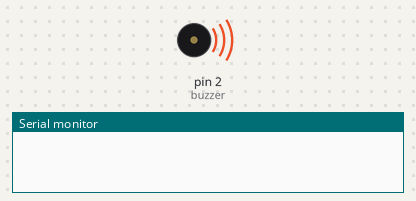
Recording of a sketch running on a simulated Arduino Uno, built with avr-gcc and run on an emulated ATmega328P. Parts: buzzer (waves = sounding), the last lines printed to the serial monitor.

Above: at 0.1 s.
At 95.8 s:
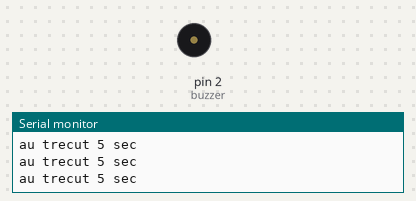
Timing chart, 0 to 97.3 s (numbered marks = the images above):
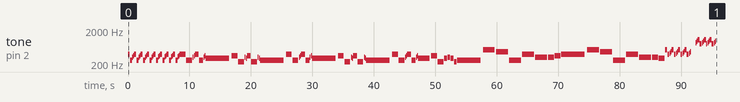

The sketch:

ardomusic.ino
```cpp
int counter = 0;
unsigned int t = 100;
unsigned long duration = 500;
int sped_up = 0;

#define NOTE_B0  31
#define NOTE_C1  33
#define NOTE_CS1 35
#define NOTE_D1  37
#define NOTE_DS1 39
#define NOTE_E1  41
#define NOTE_F1  44
#define NOTE_FS1 46
#define NOTE_G1  49
#define NOTE_GS1 52
#define NOTE_A1  55
#define NOTE_AS1 58
#define NOTE_B1  62
#define NOTE_C2  65
#define NOTE_CS2 69
#define NOTE_D2  73
#define NOTE_DS2 78
#define NOTE_E2  82
#define NOTE_F2  87
#define NOTE_FS2 93
#define NOTE_G2  98
#define NOTE_GS2 104
#define NOTE_A2  110
#define NOTE_AS2 117
#define NOTE_B2  123
#define NOTE_C3  131
#define NOTE_CS3 139
#define NOTE_D3  147
#define NOTE_DS3 156
#define NOTE_E3  165
#define NOTE_F3  175
#define NOTE_FS3 185
#define NOTE_G3  196
#define NOTE_GS3 208
#define NOTE_A3  220
#define NOTE_AS3 233
#define NOTE_B3  247
#define NOTE_C4  262
#define NOTE_CS4 277
#define NOTE_D4  294
#define NOTE_DS4 311
#define NOTE_E4  330
#define NOTE_F4  349
#define NOTE_FS4 370
#define NOTE_G4  392
#define NOTE_GS4 415
#define NOTE_A4  440
#define NOTE_AS4 466
#define NOTE_B4  494
#define NOTE_C5  523
#define NOTE_CS5 554
#define NOTE_D5  587
#define NOTE_DS5 622
#define NOTE_E5  659
#define NOTE_F5  698
#define NOTE_FS5 740
#define NOTE_G5  784
#define NOTE_GS5 831
#define NOTE_A5  880
#define NOTE_AS5 932
#define NOTE_B5  988
#define NOTE_C6  1047
#define NOTE_CS6 1109
#define NOTE_D6  1175
#define NOTE_DS6 1245
#define NOTE_E6  1319
#define NOTE_F6  1397
#define NOTE_FS6 1480
#define NOTE_G6  1568
#define NOTE_GS6 1661
#define NOTE_A6  1760
#define NOTE_AS6 1865
#define NOTE_B6  1976
#define NOTE_C7  2093
#define NOTE_CS7 2217
#define NOTE_D7  2349
#define NOTE_DS7 2489
#define NOTE_E7  2637
#define NOTE_F7  2794
#define NOTE_FS7 2960
#define NOTE_G7  3136
#define NOTE_GS7 3322
#define NOTE_A7  3520
#define NOTE_AS7 3729
#define NOTE_B7  3951
#define NOTE_C8  4186
#define NOTE_CS8 4435
#define NOTE_D8  4699
#define NOTE_DS8 4978
#define REST      0


// change this to make the song slower or faster
int tempo = 85;

// change this to whichever pin you want to use
int buzzer = 2;

// notes of the moledy followed by the duration.
// a 4 means a quarter note, 8 an eighteenth , 16 sixteenth, so on
// !!negative numbers are used to represent dotted notes,
// so -4 means a dotted quarter note, that is, a quarter plus an eighteenth!!
const int melody[] PROGMEM = {

  // Game of Thrones
  // Score available at https://musescore.com/user/8407786/scores/2156716

  NOTE_G4,8, NOTE_C4,8, NOTE_DS4,16, NOTE_F4,16, NOTE_G4,8, NOTE_C4,8, NOTE_DS4,16, NOTE_F4,16, //1
  NOTE_G4,8, NOTE_C4,8, NOTE_DS4,16, NOTE_F4,16, NOTE_G4,8, NOTE_C4,8, NOTE_DS4,16, NOTE_F4,16,
  NOTE_G4,8, NOTE_C4,8, NOTE_E4,16, NOTE_F4,16, NOTE_G4,8, NOTE_C4,8, NOTE_E4,16, NOTE_F4,16,
  NOTE_G4,8, NOTE_C4,8, NOTE_E4,16, NOTE_F4,16, NOTE_G4,8, NOTE_C4,8, NOTE_E4,16, NOTE_F4,16,
  NOTE_G4,-4, NOTE_C4,-4,//5

  NOTE_DS4,16, NOTE_F4,16, NOTE_G4,4, NOTE_C4,4, NOTE_DS4,16, NOTE_F4,16, //6
  NOTE_D4,-1, //7 and 8
  NOTE_F4,-4, NOTE_AS3,-4,
  NOTE_DS4,16, NOTE_D4,16, NOTE_F4,4, NOTE_AS3,-4,
  NOTE_DS4,16, NOTE_D4,16, NOTE_C4,-1, //11 and 12

  //repeats from 5
  NOTE_G4,-4, NOTE_C4,-4,//5

  NOTE_DS4,16, NOTE_F4,16, NOTE_G4,4, NOTE_C4,4, NOTE_DS4,16, NOTE_F4,16, //6
  NOTE_D4,-1, //7 and 8
  NOTE_F4,-4, NOTE_AS3,-4,
  NOTE_DS4,16, NOTE_D4,16, NOTE_F4,4, NOTE_AS3,-4,
  NOTE_DS4,16, NOTE_D4,16, NOTE_C4,-1, //11 and 12
  NOTE_G4,-4, NOTE_C4,-4,
  NOTE_DS4,16, NOTE_F4,16, NOTE_G4,4,  NOTE_C4,4, NOTE_DS4,16, NOTE_F4,16,

  NOTE_D4,-2,//15
  NOTE_F4,-4, NOTE_AS3,-4,
  NOTE_D4,-8, NOTE_DS4,-8, NOTE_D4,-8, NOTE_AS3,-8,
  NOTE_C4,-1,
  NOTE_C5,-2,
  NOTE_AS4,-2,
  NOTE_C4,-2,
  NOTE_G4,-2,
  NOTE_DS4,-2,
  NOTE_DS4,-4, NOTE_F4,-4,
  NOTE_G4,-1,

  NOTE_C5,-2,//28
  NOTE_AS4,-2,
  NOTE_C4,-2,
  NOTE_G4,-2,
  NOTE_DS4,-2,
  NOTE_DS4,-4, NOTE_D4,-4,
  NOTE_C5,8, NOTE_G4,8, NOTE_GS4,16, NOTE_AS4,16, NOTE_C5,8, NOTE_G4,8, NOTE_GS4,16, NOTE_AS4,16,
  NOTE_C5,8, NOTE_G4,8, NOTE_GS4,16, NOTE_AS4,16, NOTE_C5,8, NOTE_G4,8, NOTE_GS4,16, NOTE_AS4,16,

  REST,4, NOTE_GS5,16, NOTE_AS5,16, NOTE_C6,8, NOTE_G5,8, NOTE_GS5,16, NOTE_AS5,16,
  NOTE_C6,8, NOTE_G5,16, NOTE_GS5,16, NOTE_AS5,16, NOTE_C6,8, NOTE_G5,8, NOTE_GS5,16, NOTE_AS5,16,
};

// sizeof gives the number of bytes, each int value is composed of two bytes (16 bits)
// there are two values per note (pitch and duration), so for each note there are four bytes
int notes = sizeof(melody) / sizeof(melody[0]) / 2;

// this calculates the duration of a whole note in ms
int wholenote = (60000 * 4) / tempo;

int divider = 0, noteDuration = 0;

ISR(TIMER1_COMPA_vect)
{
    if (++counter == 10)
    {
        Serial.println("au trecut 5 sec");
        counter = 0;
        if (sped_up)
        {
            sped_up = 0;
            duration *= 2;
            t /= 2;
        }
        else
        {
            sped_up = 1;
            duration /= 2;
            t *= 2;
        }
    }
}

void configure_timer1()
{
    TCCR1A = 0;
    TCCR1B = 0;
    TCNT1 = 0;
    OCR1A = 31249;          // compare match register 16MHz/256/2Hz-1
    TCCR1B |= (1 << WGM12); // CTC mode
    TCCR1B |= (1 << CS12);  // 256 prescaler
}

void init_timer1()
{
    TIMSK1 |= (1 << OCIE1A); // enable timer compare interrupt
}

void setup() {

  Serial.begin(9600);
    // init buzzer pin
    pinMode(2, OUTPUT);
    cli();
    configure_timer1();
    init_timer1();
    sei();

  // iterate over the notes of the melody.
  // Remember, the array is twice the number of notes (notes + durations)
  for (int thisNote = 0; thisNote < notes * 2; thisNote = thisNote + 2) {

    // calculates the duration of each note
    divider = pgm_read_word_near(melody+thisNote + 1);
    if (divider > 0) {
      // regular note, just proceed
      noteDuration = (wholenote) / divider;
    } else if (divider < 0) {
      // dotted notes are represented with negative durations!!
      noteDuration = (wholenote) / abs(divider);
      noteDuration *= 1.5; // increases the duration in half for dotted notes
    }

    // we only play the note for 90% of the duration, leaving 10% as a pause
    tone(buzzer, pgm_read_word_near(melody+thisNote), noteDuration * 0.9);

    // Wait for the specief duration before playing the next note.
    delay(noteDuration);

    // stop the waveform generation before the next note.
    noTone(buzzer);
  }
}

void loop() {
  // no need to repeat the melody.
}
```
